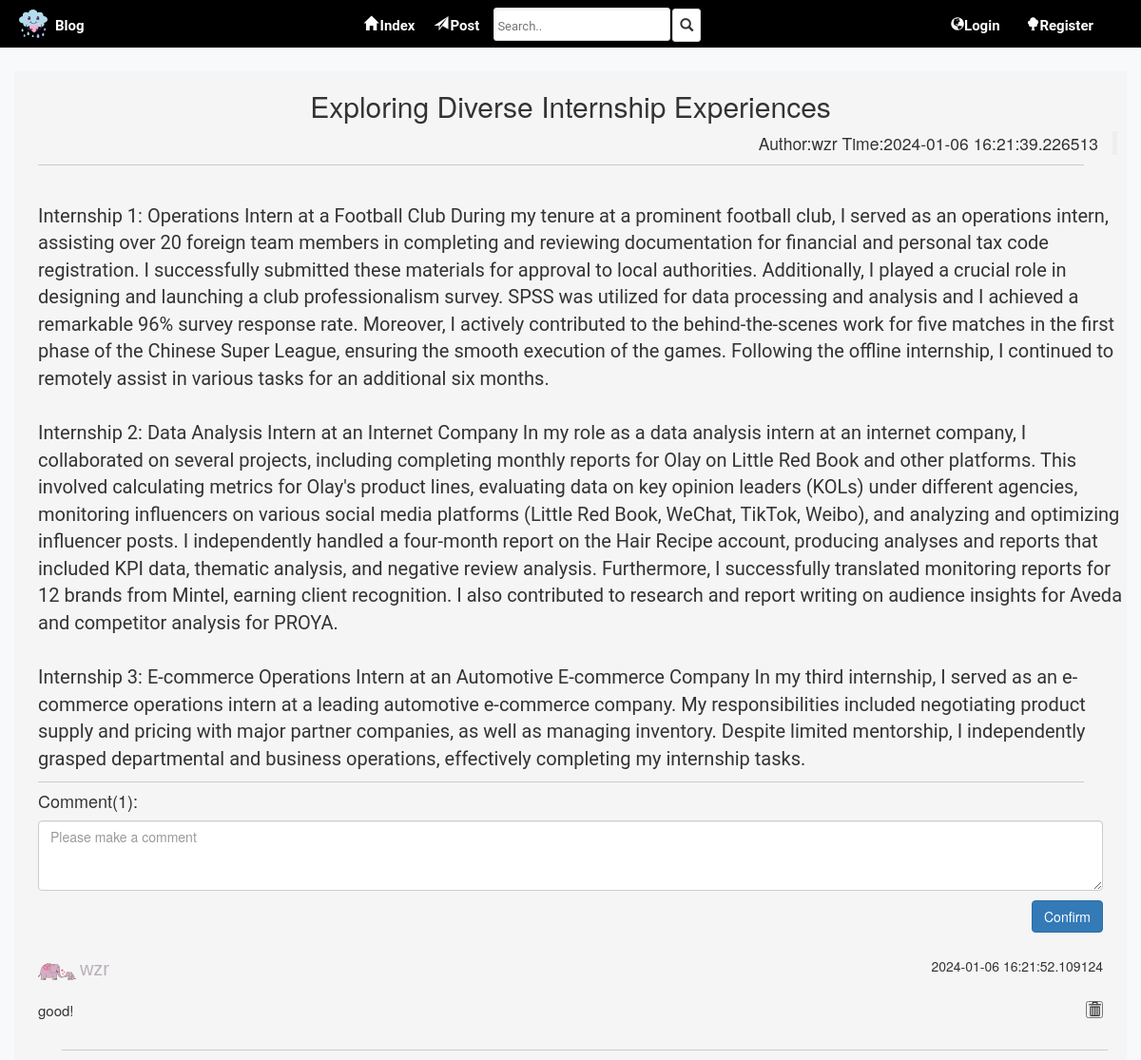
The page /qa/detail/2 on the database its author committed.
### models.py (models this page shows)
class PostModel(db.Model):
    __tablename__ = "post"
    id = db.Column(db.Integer, primary_key=True, autoincrement=True)
    title = db.Column(db.String(100), nullable=False)
    content = db.Column(db.Text, nullable=False)
    create_time = db.Column(db.DateTime, default=datetime.now)
    author_id = db.Column(db.Integer, db.ForeignKey("user.id"))
    author = db.relationship(UserModel, backref="posts")

class UserModel(db.Model):
    __tablename__ = "user"
    id = db.Column(db.Integer, primary_key=True, autoincrement=True)
    username = db.Column(db.String(100), nullable=False)
    password = db.Column(db.String(255), nullable=False)
    email = db.Column(db.String(100), nullable=False, unique=True)
    join_time = db.Column(db.DateTime, default=datetime.now())

class CommentModel(db.Model):
    __tablename__ = "comment"
    id = db.Column(db.Integer, primary_key=True, autoincrement=True)
    content = db.Column(db.Text, nullable=False)
    create_time = db.Column(db.DateTime, default=datetime.now)
    post_id = db.Column(db.Integer, db.ForeignKey("post.id"))
    author_id = db.Column(db.Integer, db.ForeignKey("user.id"))
    post = db.relationship(PostModel, backref=db.backref("comments", order_by=create_time.desc()))
    author = db.relationship(UserModel, backref="comments")

### blueprints/qa.py (the view)
@bp.route("/qa/detail/<ep_id>")
def qa_detail(ep_id):
    post = PostModel.query.get(ep_id)
    return render_template("experience_detail.html", post=post, ep_id=ep_id)

### app.py (called while the page is built)
@app.before_request
def my_before_request():
    user_id = session.get("user_id")
    if user_id:
        user = UserModel.query.get(user_id)
        setattr(g, "user", user)
    else:
        setattr(g, "user", None)

@app.context_processor
def my_context_processor():
    return {"user": g.user}

### templates/experience_detail.html (shortened to what this page needs)
{% extends "base.html" %}
{% block header %}
    <link rel="stylesheet" href="https://cdn.jsdelivr.net/npm/bootstrap@3.4.1/dist/css/bootstrap.min.css">
    <link rel="stylesheet" href="../static/css/login-css.css">
    <link rel="stylesheet" href="{{ url_for('static', filename='header.css')}}">
    <link rel="stylesheet" href="{{ url_for('static', filename='exp_detail-css.css')}}">
{% endblock %}
{% block body %}
    <div class="container">
        <div class="row" style="background-color: whitesmoke" id="mainpart">
            <div class="col-10">
                <div class="title-part">
                    <h2 class="detail-title">{{ post.title }}</h2>
                    <blockquote class="blockquote-reverse" id="author">Author:{{ post.author.username }} Time:{{ post.create_time }}</blockquote>
                </div>
                <div class="separator"></div>
                <div class="detail-content">
                <span class="post-content">
                    {{ post.content }}
                </span>
                </div>
                <div class="separator"></div>
                <form method="post" action="{{ url_for('qa.publish_comment') }}">
                    <div class="comment">
                        <h4>Comment({{ post.comments|length }}):</h4>
                        <textarea class="form-control" rows="3" placeholder="Please make a comment" name="content"></textarea>
                        <button type="submit" class="btn btn-primary" id="summit">Confirm</button>
                    </div>
                </form>
                {% for comment in post.comments %}
                <div class="comment-content">
                    <img class="user-img" alt="" src="{{ url_for('static', filename='elephants.svg') }}">
                    <span class="userid"> {{ comment.author.username }}</span>
                    <span class="creat-time">{{ comment.create_time }}</span>
                    <div class="cc">
                        <p class="com-content">{{ comment.content }}</p>
                        <form method="post" action="{{ url_for('qa.delete_comment', comment_id=comment.id) }}">
                            <button type="submit" class="glyphicon glyphicon-trash" id="delete"></button>
                        </form>
                    </div>
                    <div class="separator"></div>
                </div>
                {% endfor %}
            </div>
        </div>
    </div>
{% endblock %}

### static/header.css (style rules this page uses)
* { margin: 0; padding: 0; }

### static/css/login-css.css (style rules this page uses)
body { background-color: #f7f9fb; }

### static/exp_detail-css.css (style rules this page uses)
#mainpart { margin-top: 25px; }
.title-part { margin: 10px; }
.detail-title { text-align: center; }
.separator { border-bottom: 1px solid #ccc; margin-bottom: 10px; width: 1100px; margin-left: 25px; }
.detail-content { margin-left: 25px; margin-bottom: 10px; }
.post-content { font-size: 20px; white-space: pre-line; font-family: Roboto,Arial; }
blockquote { margin-bottom: 10px; padding:0; }
.comment { margin-left: 25px; position: relative; margin-right: 25px; }
#summit { position: absolute; right: 0; margin-top: 10px; }
.comment-content { margin-left: 25px; display: block; margin-top: 60px; position: relative; }
.userid { font-family: "Helvetica", "Arial", sans-serif;; font-size: 20px; display: inline-block; color: rgba(146,130,145,0.6); }
.cc { margin-top: 5px; padding-bottom: 20px; position: relative; }
.com-content { font-size: 15px; display: inline-block; }
.user-img { width: 40px; height: 50px; display: inline-block; }
.creat-time { position: absolute; right: 25px; top: 9px; }
#delete { display: inline-block; right: 25px; position: absolute; }

### rows shown on the page
PostModel: title "Exploring Diverse Internship Experiences", create_time "2024-01-06 16:21:39.226513", content "Internship 1: Operations Intern at a Football Club During my tenure at a prominent football club, I served as an operations intern, assisting over 20 foreign team members in completing and reviewing documentation for financial and personal tax code registration. I successfully submitted these materials for approval to local authorities. Additionally, I played a crucial role in designing and launching a club professionalism survey. SPSS was utilized for data processing and analysis and I achieved a remarkable 96% survey response rate. Moreover, I actively contributed to the behind-the-scenes work for five matches in the first phase of the Chinese Super League, ensuring the smooth execution…"
UserModel: author.username "wzr"
CommentModel: author.username "wzr", create_time "2024-01-06 16:21:52.109124", content "good!"

### other values the page prints
{{ post.comments|length }} "1"
